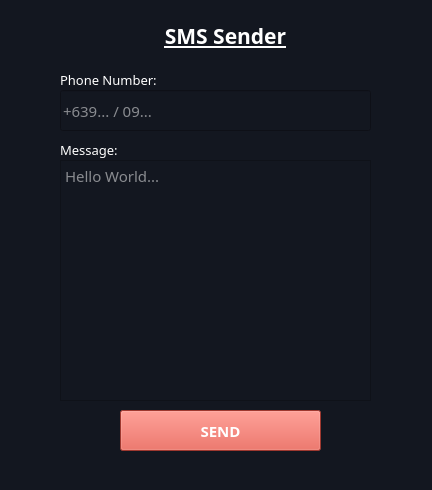
<?xml version="1.0" encoding="UTF-8"?>
<ui version="4.0">
 <class>MainWindow</class>
 <widget class="QMainWindow" name="MainWindow">
  <property name="geometry">
   <rect>
    <x>0</x>
    <y>0</y>
    <width>432</width>
    <height>490</height>
   </rect>
  </property>
  <property name="sizePolicy">
   <sizepolicy hsizetype="Fixed" vsizetype="Fixed">
    <horstretch>0</horstretch>
    <verstretch>0</verstretch>
   </sizepolicy>
  </property>
  <property name="font">
   <font>
    <family>Century Gothic</family>
    <pointsize>11</pointsize>
   </font>
  </property>
  <property name="windowTitle">
   <string>MainWindow</string>
  </property>
  <property name="windowIcon">
   <iconset>
    <normaloff>app.png</normaloff>app.png</iconset>
  </property>
  <property name="styleSheet">
   <string notr="true">background-color: rgb(19, 23, 32);
color: rgb(255, 255, 255);</string>
  </property>
  <widget class="QWidget" name="centralwidget">
   <widget class="QLineEdit" name="tbPhoneNumber">
    <property name="geometry">
     <rect>
      <x>60</x>
      <y>90</y>
      <width>311</width>
      <height>41</height>
     </rect>
    </property>
    <property name="font">
     <font>
      <family>Century Gothic</family>
      <pointsize>11</pointsize>
     </font>
    </property>
    <property name="placeholderText">
     <string>+639... / 09...</string>
    </property>
   </widget>
   <widget class="QTextEdit" name="tbMessage">
    <property name="geometry">
     <rect>
      <x>60</x>
      <y>160</y>
      <width>311</width>
      <height>241</height>
     </rect>
    </property>
    <property name="font">
     <font>
      <family>Century Gothic</family>
      <pointsize>11</pointsize>
     </font>
    </property>
    <property name="placeholderText">
     <string>Hello World...</string>
    </property>
   </widget>
   <widget class="QPushButton" name="btnSendSMS">
    <property name="geometry">
     <rect>
      <x>120</x>
      <y>410</y>
      <width>201</width>
      <height>41</height>
     </rect>
    </property>
    <property name="font">
     <font>
      <family>Century Gothic</family>
      <pointsize>11</pointsize>
      <weight>75</weight>
      <bold>true</bold>
     </font>
    </property>
    <property name="styleSheet">
     <string notr="true">background-color: rgb(221, 79, 66);</string>
    </property>
    <property name="text">
     <string>SEND</string>
    </property>
   </widget>
   <widget class="QLabel" name="label">
    <property name="geometry">
     <rect>
      <x>60</x>
      <y>140</y>
      <width>191</width>
      <height>20</height>
     </rect>
    </property>
    <property name="font">
     <font>
      <family>Century Gothic</family>
      <pointsize>10</pointsize>
     </font>
    </property>
    <property name="text">
     <string>Message:</string>
    </property>
   </widget>
   <widget class="QLabel" name="label_2">
    <property name="geometry">
     <rect>
      <x>60</x>
      <y>70</y>
      <width>191</width>
      <height>20</height>
     </rect>
    </property>
    <property name="font">
     <font>
      <family>Century Gothic</family>
      <pointsize>10</pointsize>
     </font>
    </property>
    <property name="text">
     <string>Phone Number:</string>
    </property>
   </widget>
   <widget class="QLabel" name="label_3">
    <property name="geometry">
     <rect>
      <x>120</x>
      <y>15</y>
      <width>211</width>
      <height>41</height>
     </rect>
    </property>
    <property name="font">
     <font>
      <family>Century Gothic</family>
      <pointsize>16</pointsize>
      <weight>75</weight>
      <bold>true</bold>
      <underline>true</underline>
     </font>
    </property>
    <property name="text">
     <string>SMS Sender</string>
    </property>
    <property name="alignment">
     <set>Qt::AlignCenter</set>
    </property>
   </widget>
  </widget>
  <widget class="QStatusBar" name="statusbar"/>
 </widget>
 <resources/>
 <connections/>
</ui>
